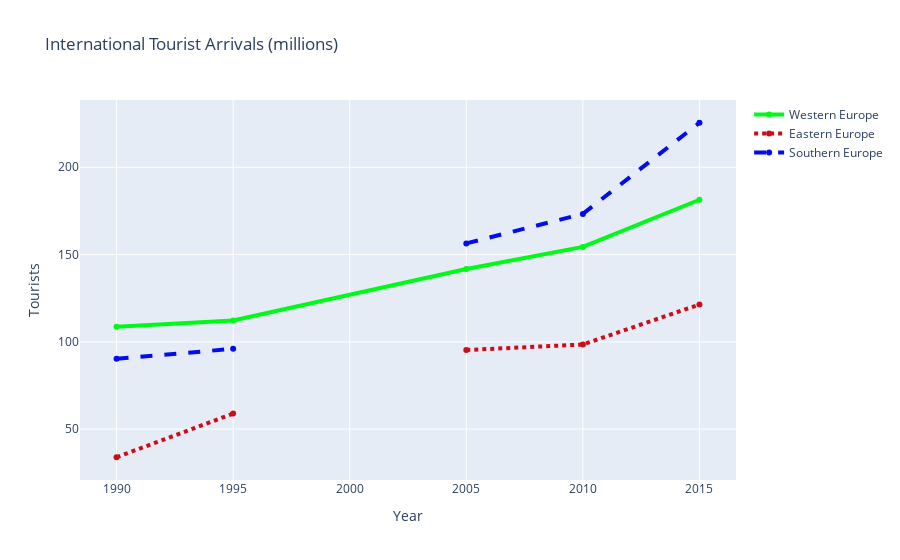

Notebook code cell kept with this figure:
### Code cell
fig=dict(data=data, layout=layout)

offline.iplot(fig)

#connect gaps is false by default for southern and eastern line graphs

### Figure 1 — Plotly figure (JSON) as saved in the notebook; plotly's stock layout.template omitted (floating-point values rounded to 4 significant figures)
{"data": [{"connectgaps": true, "line": {"color": "rgb(0,250,24)", "width": 4}, "name": "Western Europe", "type": "scatter", "x": [1990, 1995, 2000, 2005, 2010, 2015], "y": [108.6, 112.2, null, 141.7, 154.4, 181.4]}, {"connectgaps": false, "line": {"color": "rgb(205,12,24)", "dash": "dot", "width": 4}, "name": "Eastern Europe", "type": "scatter", "x": [1990, 1995, 2000, 2005, 2010, 2015], "y": [33.9, 58.9, null, 95.3, 98.5, 121.4]}, {"line": {"color": "rgba(2,12,240,191)", "dash": "dash", "width": 4}, "name": "Southern Europe", "type": "scatter", "x": [1990, 1995, 2000, 2005, 2010, 2015], "y": [90.3, 96, null, 156.4, 173.3, 225.5]}], "layout": {"title": {"text": "International Tourist Arrivals (millions)"}, "xaxis": {"title": {"text": "Year"}}, "yaxis": {"title": {"text": "Tourists"}}}}
